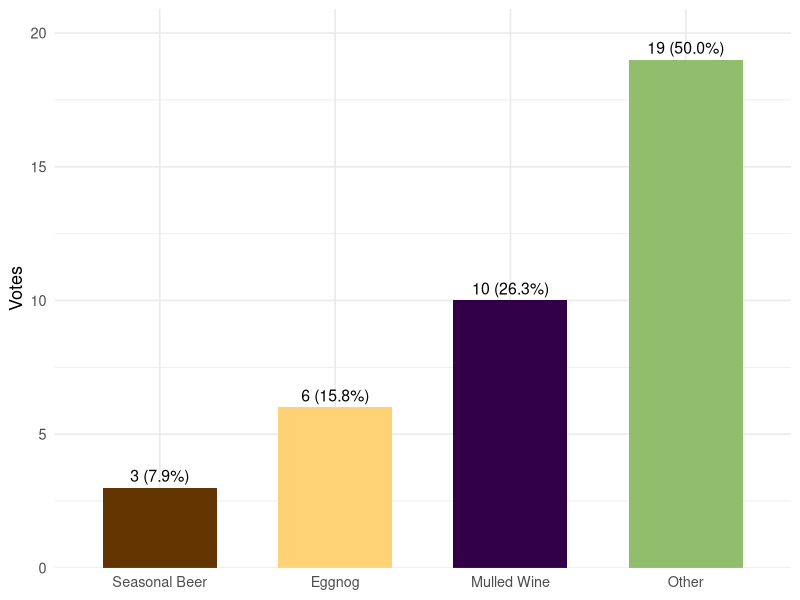
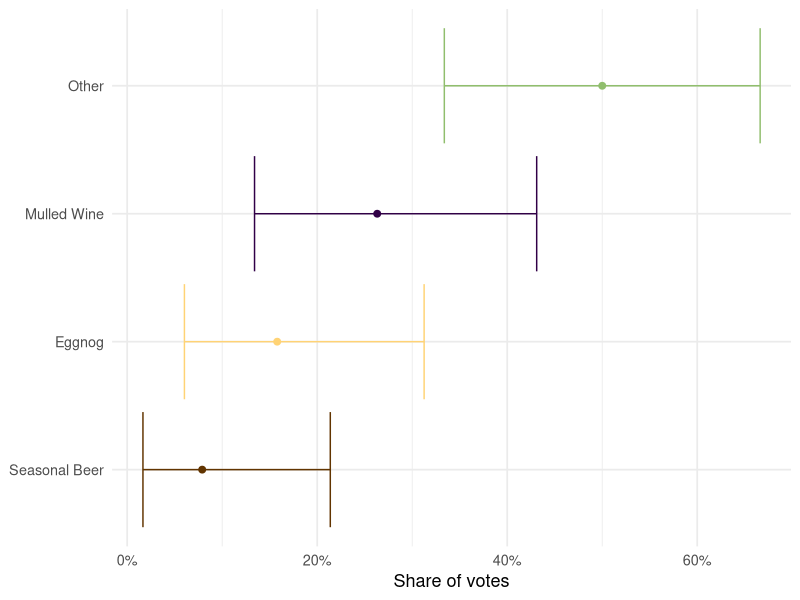
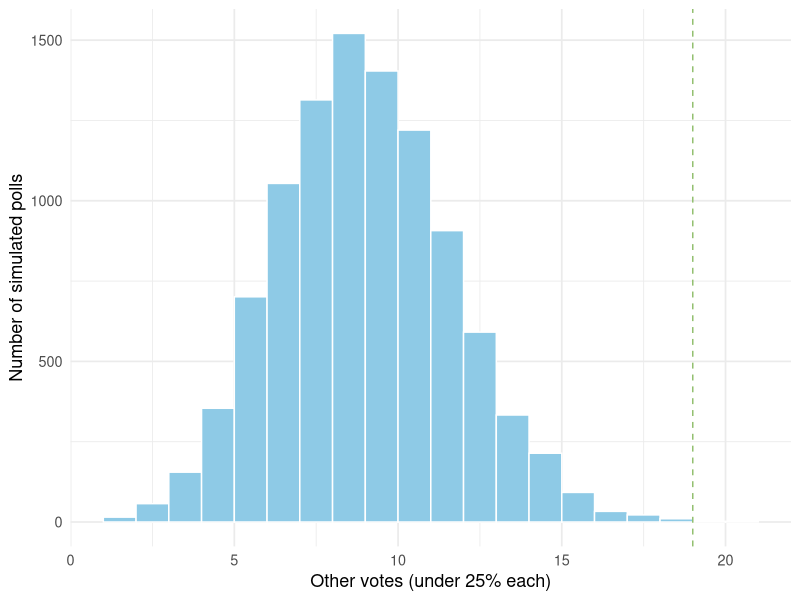
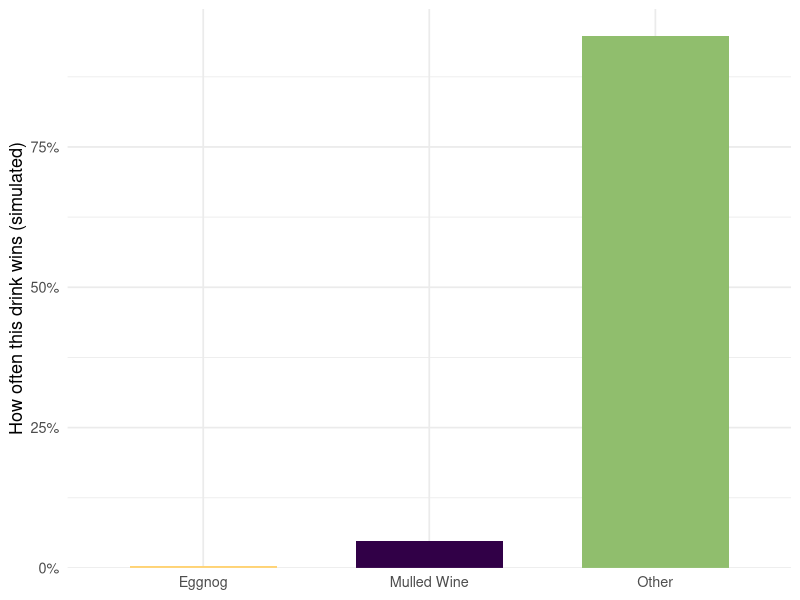
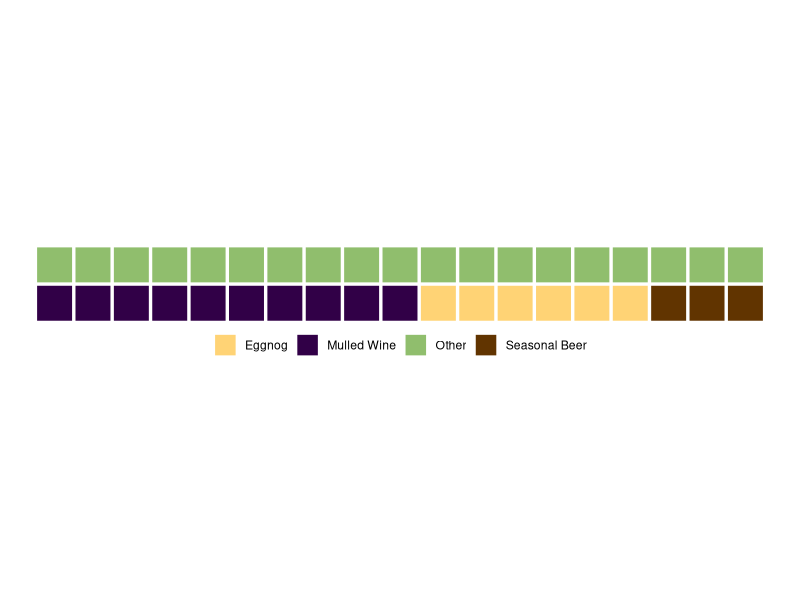

Here is the R script that generated these plots, in order:
## ---- chunk 1
library(tidyverse)
library(scales)

results = readxl::read_xlsx(here::here("whiteboardpollresults.xlsx")) %>%
  filter(question == "3") %>%
  mutate(share = votes/sum(votes)) %>%
  rename(drink = option)

N = sum(results$votes)
K = nrow(results)

# a small color palette
pal = c("Eggnog" = "#ffd375", "Mulled Wine" = "#310047",
         "Seasonal Beer" = "#613400", "Other" = "#90be6d")
## ---- chunk 2
#| label: fig-bar
#| fig-cap: "Votes and shares for each holiday drink."
#| fig-width: 7
#| fig-height: 4
results %>%
  ggplot(aes(x = fct_reorder(drink, votes), y = votes, fill = drink)) +
  geom_col(width = 0.65, show.legend = FALSE) +
  geom_text(aes(label = paste0(votes, " (", percent(share, accuracy = 0.1), ")")),
            vjust = -0.5, size = 4) +
  scale_y_continuous(expand = expansion(mult = c(0, 0.1))) +
  scale_fill_manual(values = pal) +
  labs(x = NULL, y = "Votes") +
  theme_minimal(base_size = 13)
## ---- chunk 3
named_total = results %>% filter(drink != "Other") %>% summarise(votes = sum(votes)) %>% pull(votes)
other_total = results %>% filter(drink == "Other") %>% pull(votes)

tibble(group = c("Named (Eggnog + Mulled Wine + Seasonal Beer)", "Other"),
       votes = c(named_total, other_total),
       share = votes / N) %>%
  kableExtra::kable()
## ---- chunk 4
#| label: chi-gof
gof = chisq.test(x = results$votes, p = rep(1/K, K))
gof
## ---- chunk 5
#| label: resid-table
expected = rep(N / K, K)
std_resid = (results$votes - expected) / sqrt(expected)

tibble(
  drink = results$drink,
  observed = results$votes,
  expected = expected,
  standardized_difference = round(std_resid, 2)
) %>%
  arrange(desc(standardized_difference))
## ---- chunk 6
#| label: fig-ci
#| fig-cap: "Share estimates with 95% confidence intervals for each category."
#| fig-width: 7
#| fig-height: 4.5
cis = results %>%
  rowwise() %>%
  mutate(
    # exact binomial 95% CI treating each drink as "this drink vs not-this-drink"
    ci = list(binom.test(votes, N)$conf.int),
    lower = ci[[1]],
    upper = ci[[2]]
  ) %>%
  ungroup()

cis %>%
  ggplot(aes(y = fct_reorder(drink, share), x = share, color = drink)) +
  geom_point(size = 2) +
  geom_errorbar(aes(xmin = lower, xmax = upper), height = 0.15) +
  scale_x_continuous(labels = percent_format(accuracy = 1)) +
  scale_color_manual(values = pal, guide = "none") +
  labs(x = "Share of votes", y = NULL) +
  theme_minimal(base_size = 13)
## ---- chunk 7
#| label: fig-other-null
#| fig-cap: "If all four options were equally popular (25% each), 'Other' would usually land near 9–10—not 19."
#| fig-width: 7
#| fig-height: 4
M = 10000
sim_other = rbinom(M, size = N, prob = 0.25)

tibble(other_votes = sim_other) %>%
  ggplot(aes(x = other_votes)) +
  geom_histogram(binwidth = 1, fill = "#8ecae6", color = "white", boundary = 0) +
  geom_vline(xintercept = 19, linetype = "dashed", color = pal[["Other"]]) +
  labs(x = "Other votes (under 25% each)", y = "Number of simulated polls") +
  theme_minimal(base_size = 13)
## ---- chunk 8
#| label: fig-winner-sim
#| fig-cap: "Simulating repeat polls using this week's percentages. How often does each drink come out on top?"
#| fig-width: 7
#| fig-height: 4
p_hat = results$share
names(p_hat) = results$drink

# simulate many new polls and record the winner
M = 20000
draws = rmultinom(M, size = N, prob = p_hat)
winners = apply(draws, 2, function(counts) {
  drinks = results$drink
  drinks[which.max(counts)]
})
winner_share = prop.table(table(winners)) %>% as.data.frame()
colnames(winner_share) = c("drink", "prob")

ggplot(winner_share, aes(x = drink, y = prob, fill = drink)) +
  geom_col(width = 0.65, show.legend = FALSE) +
  scale_y_continuous(labels = percent_format(accuracy = 1), expand = expansion(mult = c(0, 0.05))) +
  scale_fill_manual(values = pal) +
  labs(x = NULL, y = "How often this drink wins (simulated)") +
  theme_minimal(base_size = 13)
## ---- chunk 9
#| label: fig-waffle
#| fig-cap: "Each square is one vote. Colors show how the 38 votes are distributed."
#| fig-width: 7
#| fig-height: 4
# Build a simple waffle without extra packages: 2 x 19 grid (38 cells)
rows = 2
cols = 19

waffle = results %>%
  arrange(desc(share)) %>%
  mutate(n = votes) %>%
  select(drink, n) %>%
  pmap(function(drink, n) tibble(drink = rep(drink, n))) %>%
  list_rbind() %>%
  mutate(id = row_number(),
         row = (id - 1) %/% cols + 1,
         col = (id - 1) %% cols + 1)

waffle %>%
  ggplot(aes(x = col, y = rows - row + 1, fill = drink)) +
  geom_tile(color = "white", linewidth = 0.5, width = 0.95, height = 0.95) +
  scale_fill_manual(values = pal) +
  coord_equal() +
  labs(x = NULL, y = NULL, fill = NULL) +
  theme_void() +
  theme(legend.position = "bottom")
